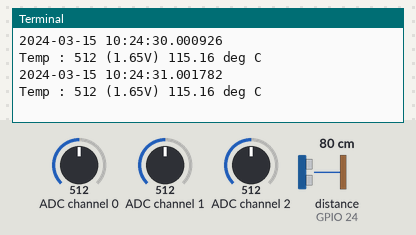
The program below on a simulated Raspberry Pi (BCM pin numbers). Shown: the last lines printed to the terminal. Inputs (shaded band) come from the test bench; at power-on: ADC channel 2 = 512, ADC channel 0 = 512, ADC channel 1 = 512, distance to the obstacle (sensor on GPIO 24) 80 cm (analog values on the 0–1023 scale). The echo pulse lasts 58.3 µs per cm; the clock reads 2024-03-15 10:24:30 at power-on unless the program sets it.

Above: at 1.2 s.
1.3 s: ADC channel 2 set to 3
At 2.6 s:
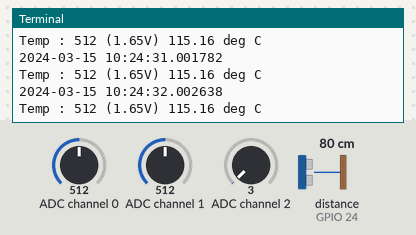
2.8 s: ADC channel 2 set to 0
At 6.5 s:
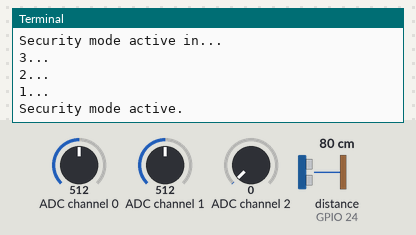

Measured:
- the behaviour switches between 2 and 1 on ADC channel 2 (found by bisection; images 1 and 2)
- after the input at 2.8 s, the terminal: prints a new line after 0.20 s (image 2)

The program:

rpisensor.py
```python
#Libraries
import RPi.GPIO as GPIO
import time
import spidev
import os
import smtplib
import datetime

#ultrasonic_distance
#GPIO Mode (BOARD / BCM)
GPIO.setmode(GPIO.BCM)

#set GPIO Pins
GPIO_TRIGGER = 18
GPIO_ECHO = 24

#set GPIO direction (IN / OUT)
GPIO.setup(GPIO_TRIGGER, GPIO.OUT)
GPIO.setup(GPIO_ECHO, GPIO.IN)

# Open SPI bus
spi = spidev.SpiDev()
spi.open(0,0)
spi.max_speed_hz=1000000

# Define sensor channels
light_channel = 0
temp_channel  = 1
switch_channel = 2

#global variables for security mode
prevdist = 0
dcaught = 0
prevlight_level = 0
lcaught = 0
prevswitch = 1

def distance():
    # set Trigger to HIGH
    GPIO.output(GPIO_TRIGGER, True)

    # set Trigger after 0.01ms to LOW
    time.sleep(0.00001)
    GPIO.output(GPIO_TRIGGER, False)

    StartTime = time.time()
    StopTime = time.time()

    # save StartTime
    while GPIO.input(GPIO_ECHO) == 0:
        StartTime = time.time()

    # save time of arrival
    while GPIO.input(GPIO_ECHO) == 1:
        StopTime = time.time()

    # time difference between start and arrival
    TimeElapsed = StopTime - StartTime
    # multiply with the sonic speed (34300 cm/s)
    # and divide by 2, because there and back
    distance = (TimeElapsed * 34300) / 2

    return distance

# Function to read SPI data from MCP3008 chip
# Channel must be an integer 0-7
def ReadChannel(channel):
  adc = spi.xfer2([1,(8+channel)<<4,0])
  data = ((adc[1]&3) << 8) + adc[2]
  return data

# Function to convert data to voltage level,
# rounded to specified number of decimal places.
def ConvertVolts(data,places):
  volts = (data * 3.3) / float(1023)
  volts = round(volts,places)
  return volts

# Function to calculate temperature from
# TMP36 data, rounded to specified
# number of decimal places.
def ConvertTemp(data,places):

  # ADC Value
  # (approx)  Temp  Volts
  #    0      -50    0.00
  #   78      -25    0.25
  #  155        0    0.50
  #  233       25    0.75
  #  310       50    1.00
  #  465      100    1.50
  #  775      200    2.50
  # 1023      280    3.30

  temp = (((data * 330)/float(1023))-50)
  temp = round(temp,places)
  return temp

def ConvertSwitch(data, places):
    switch = (data * 3.3) / float(1023)
    switch = round(switch, places)
    return switch

#email
def email():

    smtpUser = 'xxxxxx@gmail.com'
    smtpPass = 'xxxxxx'

    toAdd = 'yyyyyy@gmail.com'
    fromAdd = smtpUser

    subject = 'Alert! Suspicious activity detected!'
    header = 'To: ' + toAdd + '\n' + 'From: ' + fromAdd + '\n' + 'Subject: ' + subject
    body = 'A sensor picked up a sudden change in the surrounding area.'

    #print header + '\n' + body

    s = smtplib.SMTP('smtp.gmail.com',587)

    s.ehlo()
    s.starttls()
    s.ehlo()

    s.login(smtpUser, smtpPass)
    s.sendmail(fromAdd, toAdd, header + '\n' + body)

    s.quit()


if __name__ == '__main__':
    try:
        while True:
            switch_level = ReadChannel(switch_channel)
            switch_volts = ConvertSwitch(switch_level, 2)

            # Print out results
            #print "--------------------------------------------"
            #print("Switch: {} ({}V)".format(switch_level,switch_volts))
            #print("Temp : {} ({}V) {} deg C".format(temp_level,temp_volts,temp))
            if (switch_volts == 0):

                if(prevswitch == 1):
                    print("Security mode active in...")
                    print("3...")
                    time.sleep(1)
                    print("2...")
                    time.sleep(1)
                    print("1...")
                    time.sleep(1)
                    print("Security mode active.")
                    prevswitch = 0
                #ultrasonic_distance
                if(prevdist == 0):
                    prevdist = distance()

                dist = distance()
                #print ("Measured Distance = %.1f cm" % dist)
                if((prevdist - dist < -20 or prevdist - dist > 20) and dcaught == 0):
                    print ("Motion detected! Sending email...")
                    email()
                    dcaught = 5
                    time.sleep(1)
                prevdist = dist;
                if (dcaught > 0):
                    dcaught = dcaught - 1

                #adcmeasure
                if(prevlight_level == 0):
                    prevlight_level = ReadChannel(light_channel)

                # Read the light sensor data
                light_level = ReadChannel(light_channel)
                light_volts = ConvertVolts(light_level,2)

                if((prevlight_level - light_level < -100 or prevlight_level - light_level > 100) and lcaught == 0):
                    print("Light change detected! Sending email...")
                    email()
                    lcaught = 5
                    time.sleep(1)
                prevlight_level = light_level


                # Read the temperature sensor data
                temp_level = ReadChannel(temp_channel)
                temp_volts = ConvertVolts(temp_level,2)
                temp       = ConvertTemp(temp_level,2)

                # Print out results
                #print "--------------------------------------------"
                #print("Light: {} ({}V)".format(light_level,light_volts))
                #print("Temp : {} ({}V) {} deg C".format(temp_level,temp_volts,temp))

                if(lcaught > 0):
                    lcaught = lcaught - 1

                # Wait before repeating loop
                time.sleep(0.1)

            else:
                if(prevswitch == 0):
                    print("Home mode active.")
                    prevswitch = 1
                # Read the temperature sensor data
                temp_level = ReadChannel(temp_channel)
                temp_volts = ConvertVolts(temp_level,2)
                temp       = ConvertTemp(temp_level,2)

                clock = datetime.datetime.now()
                print("{}".format(clock))
                print("Temp : {} ({}V) {} deg C".format(temp_level,temp_volts,temp))

                # Wait before repeating loop
                time.sleep(1)


    # Reset by pressing CTRL + C
    except KeyboardInterrupt:
            print("Measurement stopped by User.")
            GPIO.cleanup()
```
